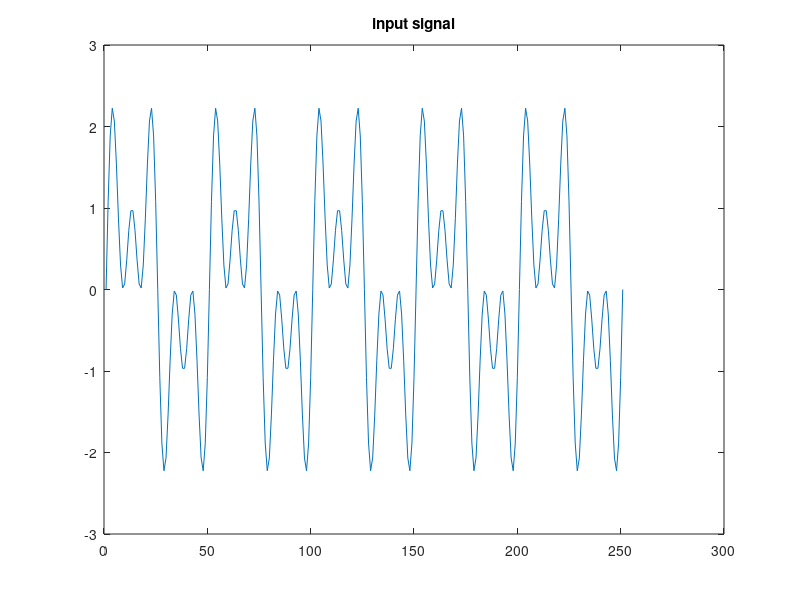
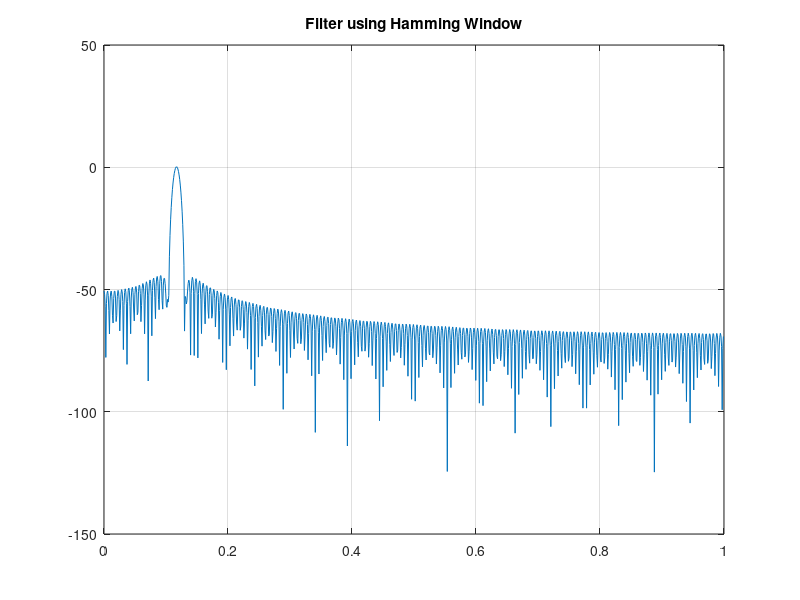
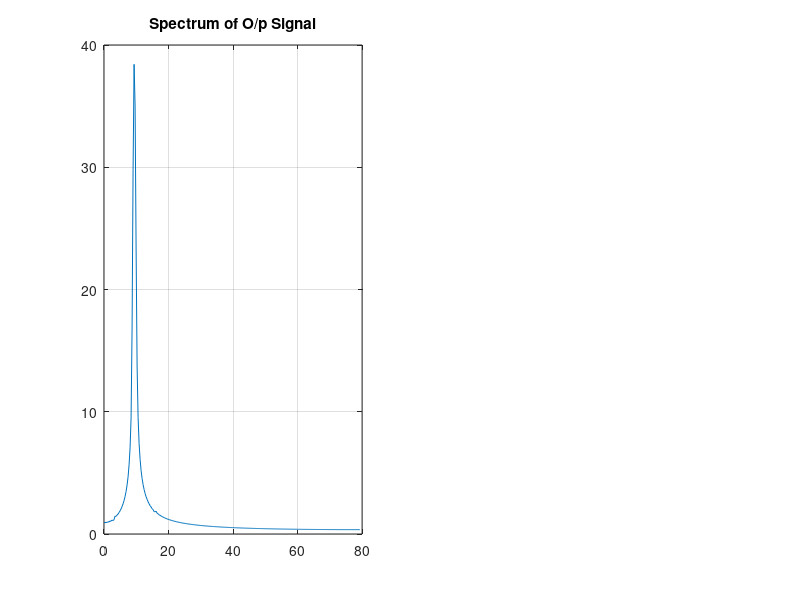

The MATLAB source for these figures, in order:
Fs = 500;
wp = [2*29/Fs, 2*30/Fs];
ws = [2*15/Fs, 2*45/Fs];
t = 0:(1/Fs):0.5;

x = sin(2*pi*10*t) +sin(2*pi*30*t)+sin(2*pi*50*t);
figure(1), plot(x); title("input signal");

N = ceil(6.6*pi/(ws(2)- wp(2)));
b = fir1(N, wp);

[H,W] = freqz(b, 1, 1024);

figure(2), plot(W/pi, 20*log10(abs(H))); grid on; title("Filter using Hamming Window");
yb = filter(b, 1, x);
N = 512;
W = [0:N/2-1]*(Fs/N);
X = fft(yb, N);

figure(3), subplot(121),plot(W/pi, abs(X(1:N/2))); grid on; title("Spectrum of O/p Signal");
